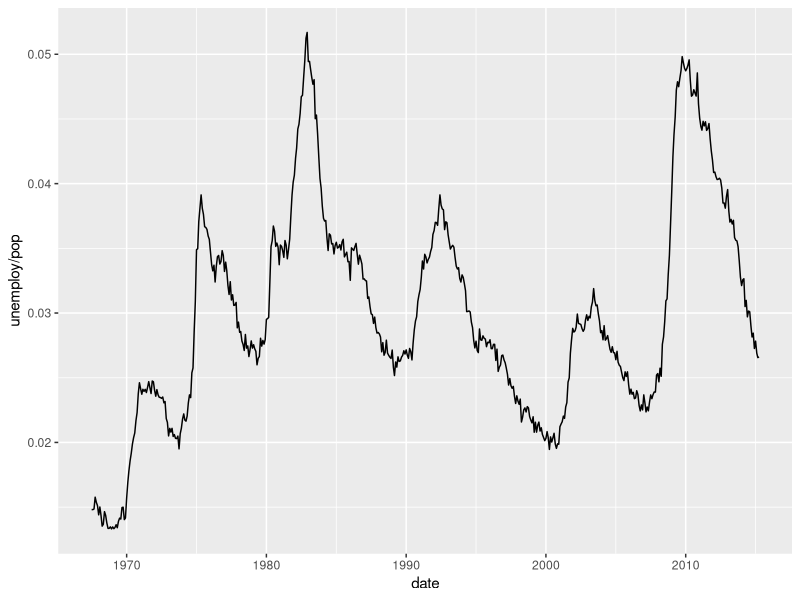
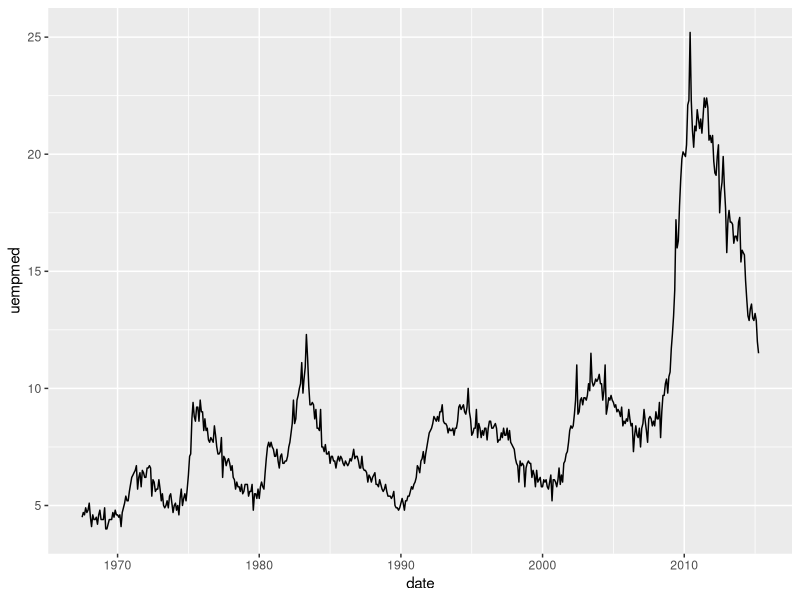
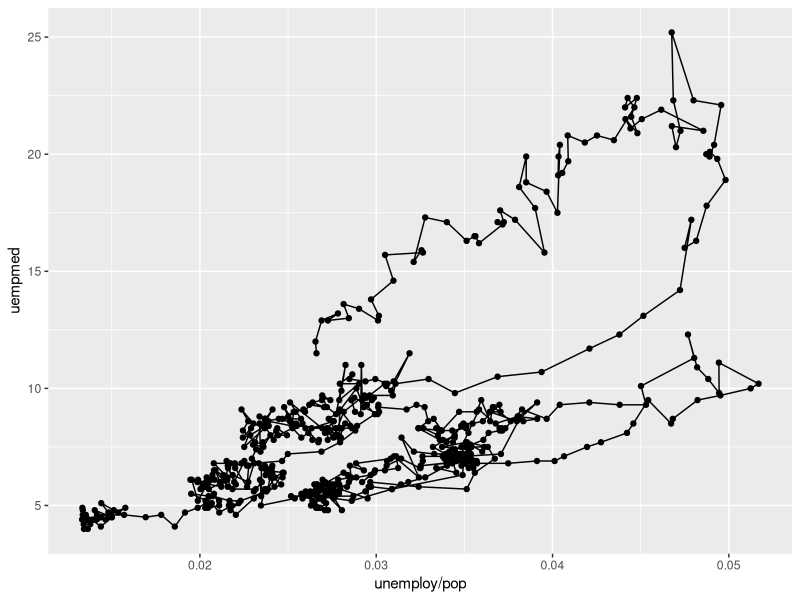
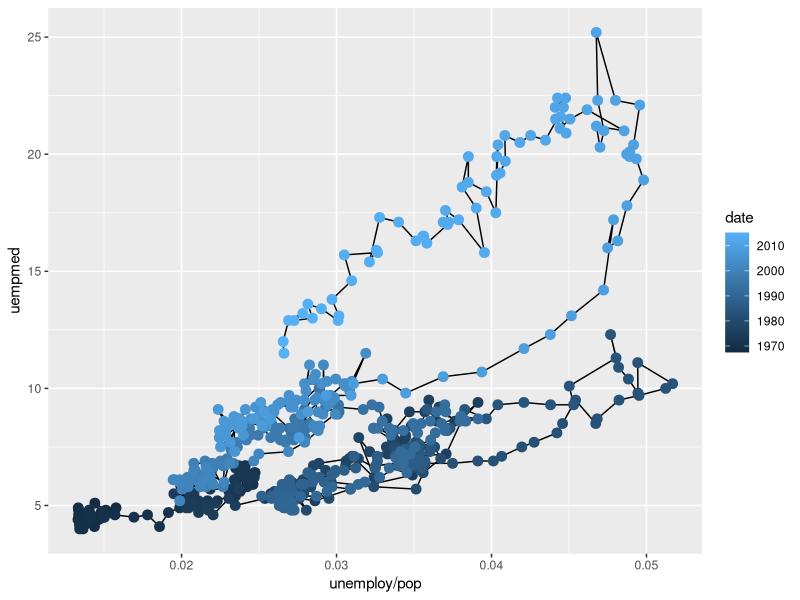

Reproduce these figures in R, in order.
# Line plots join the points from left to right, 
# while path plots join them in the order that they appear in the dataset
# in other words, a line plot is a path plot of the data sorted by x value

# line plots usually have time on the x-axis showing how a single variable has changed over time.
# Plath plots show how two variables have simultaneously changed over time, with time encoded 
# in the way that obervations connect

library(tidyverse)

ggplot(economics, aes(date, unemploy / pop)) + 
  geom_line()

ggplot(economics, aes(date, uempmed)) + 
  geom_line()

# To see both series in the same plot use a scatterplot
# then add geompath to see the evolution of time

ggplot(economics, aes(unemploy/pop, uempmed)) + 
  geom_point() + 
  geom_path()

# Because of the many line crossings it isnt easy to see which way time flows
# but if we add color it makes it easier to see the direction of time
ggplot(economics, aes(unemploy/pop, uempmed)) + 
  geom_path() +
  geom_point(aes(color = date), size = 3)

